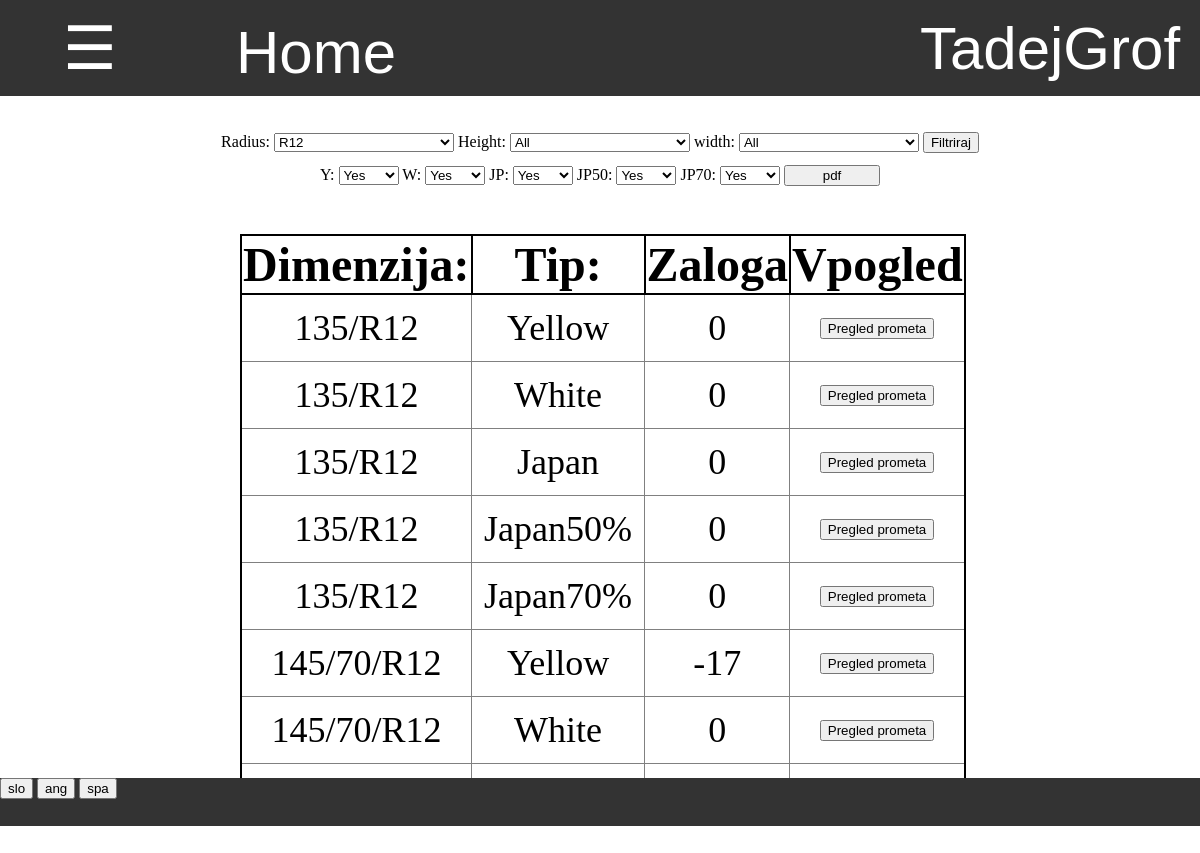
The page /zaloga/ (signed in) on the database as committed earlier.
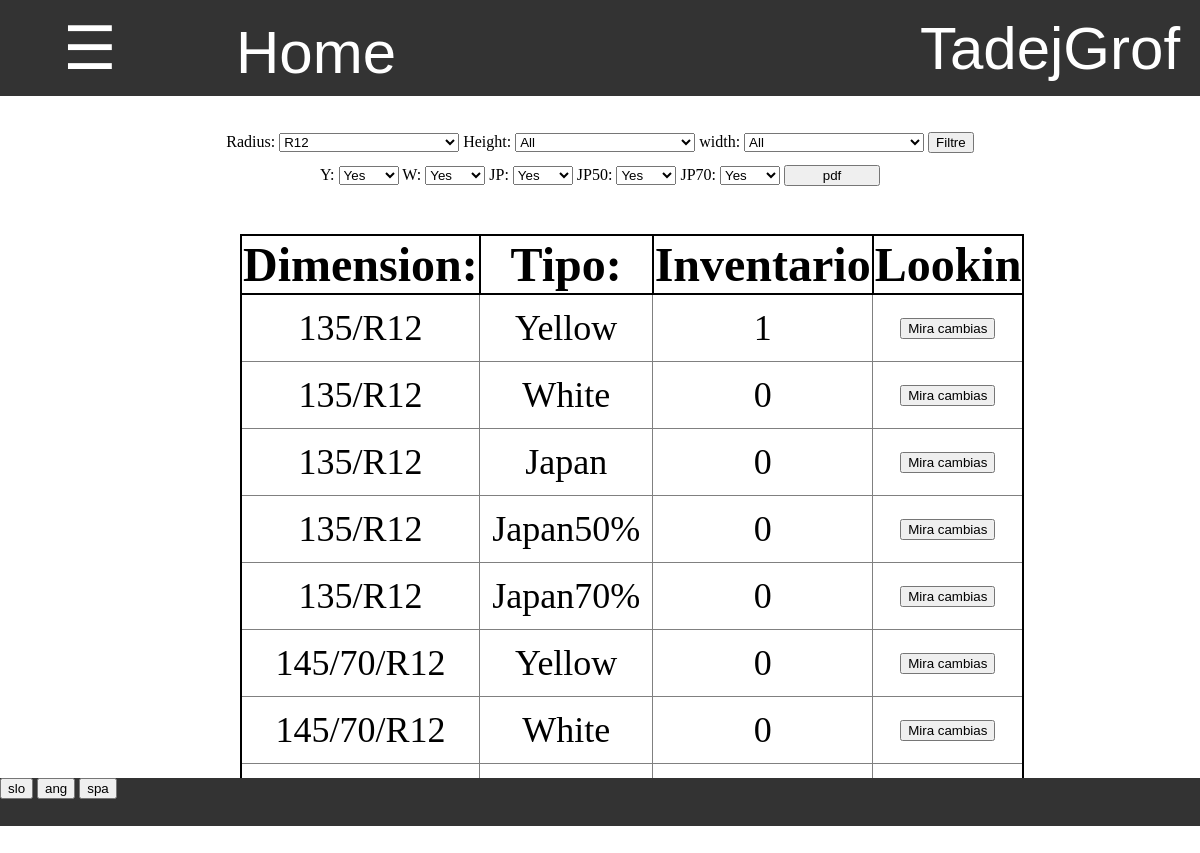
The same page on the database as committed later.
### program/models.py (models this page shows)
class Profil(models.Model):
    user = models.OneToOneField(User,on_delete=models.CASCADE)
    jezik =  models.CharField(default="spa",max_length=3, choices=JEZIKI)

### zaloga/models.py (models this page shows, shortened)
class Sestavina(models.Model):
    zaloga = models.ForeignKey(Zaloga,default=1, on_delete=models.CASCADE)
    dimenzija = models.OneToOneField(Dimenzija, on_delete=models.CASCADE)
    Y = models.IntegerField(default = 0)
    W = models.IntegerField(default = 0)
    JP = models.IntegerField(default = 0)
    JP50 = models.IntegerField(default = 0)
    JP70 = models.IntegerField(default = 0)
    class Meta:
        ordering = ['dimenzija']

### zaloga/views.py (the view)
# urls.py: path('', views.pregled_zaloge, name='pregled_zaloge'),
@login_required
def pregled_zaloge(request):
    if request.method == "GET":
        sestavine = zaloga.sestavina_set.all()
        radius = request.GET.get('radius','R12')
        height = request.GET.get('height','all')
        width = request.GET.get('width', 'all')
        if radius != "all":
            sestavine = sestavine.filter(dimenzija__radius=radius)
        if height != "all":
            sestavine = sestavine.filter(dimenzija__height=height)
        if width != "all":
            if "C" in width:
                width = width.replace('C','')
                sestavine = sestavine.filter(dimenzija__width=width, dimenzija__special = True)
            else:
                sestavine = sestavine.filter(dimenzija__width=width, dimenzija__special = False)
        tipi = []
        for tip in zaloga.vrni_tipe:
            if request.GET.get(tip[0],"true") == "true":
                tipi.append(tip)
        sestavine = sestavine.values(
            'dimenzija__dimenzija',
            'pk',
            'Y',
            'W',
            'JP',
            'JP50',
            'JP70',
        )
        slovar = {
            'sestavine':sestavine,
            'tipi':tipi,
            'radius':radius,
            'height':height,
            'width':width
        }
        return pokazi_stran(request, 'zaloga/zaloga.html', slovar)

### program/models.py (called while the page is built)
    @property
    def vrni_jezike(self):
        return JEZIKI

### zaloga/models.py (called while the page is built)
    @property
    def vrni_razlicne_radiuse(self):
        razlicni_radiusi = []
        for radius in self.sestavina_set.all().values('dimenzija__radius').distinct().order_by('dimenzija__radius'):
            razlicni_radiusi.append(radius['dimenzija__radius'])
        return razlicni_radiusi

    @property
    def vrni_dimenzije(self):
        return Dimenzija.objects.all().values_list('dimenzija','radius','height','width','special')

    @property
    def vrni_tipe(self):
        return TIPI_SESTAVINE

### zaloga/templatetags/zaloga_exstras.py (called while the page is built)
@register.filter
def keyvalue(dict, key):
    return dict[key]

### zaloga/views.py (called while the page is built)
def vrni_slovar(request):
    with open('slovar.json') as dat:
        slovar = json.load(dat)
    return slovar

def pokazi_stran(request, html, baze={}):
    slovar = {'prodaja':prodaja, 'zaloga':zaloga,'program':program,'slovar':vrni_slovar(request),'jezik':request.user.profil.jezik}
    slovar.update(baze)
    return render(request, html, slovar)

### zaloga/templates/zaloga/zaloga.html (shortened to what this page needs)
{% extends 'program/base.html' %}
{% load zaloga_exstras %}
{% block content %}
    <div class="filter">
        <div style="display:block">
            <form id="filter" action="{% url 'pregled_zaloge' %}" method="GET">
                {% include "program/dinamic_select.html" %}
                <input type="submit" value="{{slovar|keyvalue:'Filtriraj'|keyvalue:jezik}}">
            </form>
        </div>
        <div style="display:block;margin-top:1%">
            {% for tip in zaloga.vrni_tipe %}
                {{tip.0}}:
                <select style="width:5%" form="filter" name="{{tip.0}}">
                    {% if tip in tipi %}
                        <option value="true" selected> Yes </option>
                    {% else %}
                        <option value="true"> Yes </option>
                        <option value="false" selected> No </option>
                    {% endif %}
                </select>
            {% endfor %}
            <form style="display:inline-block;width:8%" action="{% url 'pdf_zaloge' %}" method="POST">
                <input style="width:100%"type="submit" value="pdf">
            </form>
        </div>
    </div>
    <div class="table">
        <table class="tabela_vnosov" >
            <tr class="header">
                <th width="30%">
                    {{slovar|keyvalue:'Dimenzija'|keyvalue:jezik}}:
                </th>
                <th width="25%" class="tip">
                    {{slovar|keyvalue:'Tip'|keyvalue:jezik}}:
                </th>
                <th width="25% class="total">
                    {{slovar|keyvalue:'Zaloga'|keyvalue:jezik}}
                </th>
                {% if perms.zaloga.view_sprememba %}
                <th width="20%" class="vpogled">
                    {{slovar|keyvalue:'Vpogled'|keyvalue:jezik}}
                </th>
                {% endif %}
            </tr>
                {% for sestavina in sestavine %}
                    {% for tip in tipi %}
                        <tr class="vrstica vrstica_{{tip.0}}">
                            <td> {{sestavina.dimenzija__dimenzija}} </td>
                            <td> {{ tip.1 }} </td>
                            <td> {{sestavina|keyvalue:tip.0}} </td>
                            <td>
                                <form action="{% url 'pregled_prometa' %}" method="GET">
                                    <input type="submit" value="{{slovar|keyvalue:'Pregled prometa'|keyvalue:jezik}}">
                                </form>
                            </td>
                        </tr>
                    {% endfor %}
                {% endfor %}
        </table>
    </div>
{% endblock %}

Rows that differ between the two databases and show on the page:
changed Profil: jezik "Filtriraj" → "Filtre"; jezik "Dimenzija" → "Dimension"; jezik "Tip" → "Tipo"; jezik "Zaloga" → "Inventario"; jezik "Vpogled" → "Lookin"; jezik "Pregled prometa" → "Mira cambias"
Other text that changed with them:
new list line: "135/R12 Yellow 1"
new list line: "Mira cambias"
new list line: "145/70/R12 Yellow 0"
list line gone: "135/R12 Yellow 0"
list line gone: "Pregled prometa"
list line gone: "145/70/R12 Yellow -17"
